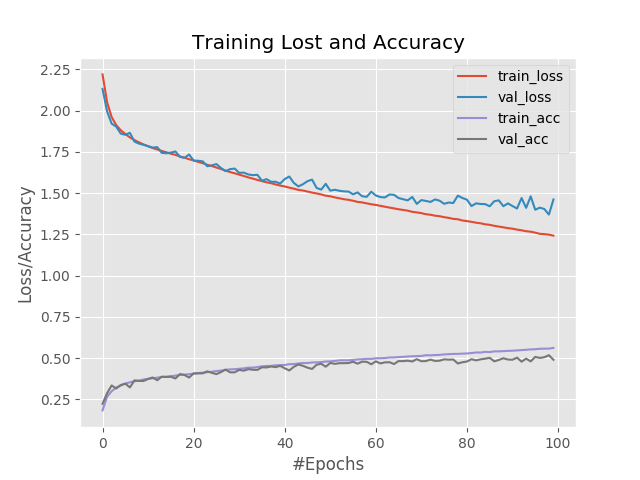

Source code (Python):
from sklearn.preprocessing import LabelBinarizer
from sklearn.model_selection import train_test_split
from sklearn.metrics import classification_report
from keras.models import Sequential
from keras.layers.core import Dense
from keras.datasets import cifar10
from keras.optimizers import SGD
import numpy as np 
from matplotlib import pyplot as plt 
import argparse

ap = argparse.ArgumentParser()
ap.add_argument("-o", "--output", required=True, help="Output path of accuracy result")
agrs = vars(ap.parse_args())

# Load dataset
print("[INFO] Load cifar10 dataset")
((trainX, trainY), (testX, testY)) = cifar10.load_data()
trainX = trainX.astype("float") / 255.0
testX = testX.astype("float") / 255.0

trainX = trainX.reshape((trainX.shape[0], 3072))
testX = testX.reshape((testX.shape[0], 3072))

lb = LabelBinarizer()
trainY = lb.fit_transform(trainY)
testY = lb.transform(testY)

label_name = ["airplane", "automobile", "bird", "cat", "deer", "dog", "frog", "horse", "ship", "truck"]

# Build model
model = Sequential()
model.add(Dense(units=1024, input_shape=(3072,), activation="relu"))
model.add(Dense(units=512, activation="relu"))
model.add(Dense(units=10, activation="softmax"))

# Train model
print("[INFO] Training model")
sgd = SGD(0.01)
model.compile(optimizer=sgd, loss="categorical_crossentropy", metrics=["accuracy"])
H = model.fit(trainX, trainY, validation_data=(testX, testY), epochs=100, batch_size=32)

# Evaluate model
print("[INFO] Evaluating model")
predictions = model.predict(testX, batch_size=32)
print(classification_report(testY.argmax(axis=1), predictions.argmax(axis=1), target_names=label_name))

# Save output to file
plt.style.use("ggplot")
plt.figure()
plt.plot(np.arange(0, 100), H.history["loss"], label="train_loss")
plt.plot(np.arange(0, 100), H.history["val_loss"], label="val_loss")
plt.plot(np.arange(0, 100), H.history["acc"], label="train_acc")
plt.plot(np.arange(0, 100), H.history["val_acc"], label="val_acc")
plt.title("Training Lost and Accuracy")
plt.xlabel("#Epochs")
plt.ylabel("Loss/Accuracy")
plt.legend()
plt.savefig(agrs["output"])
